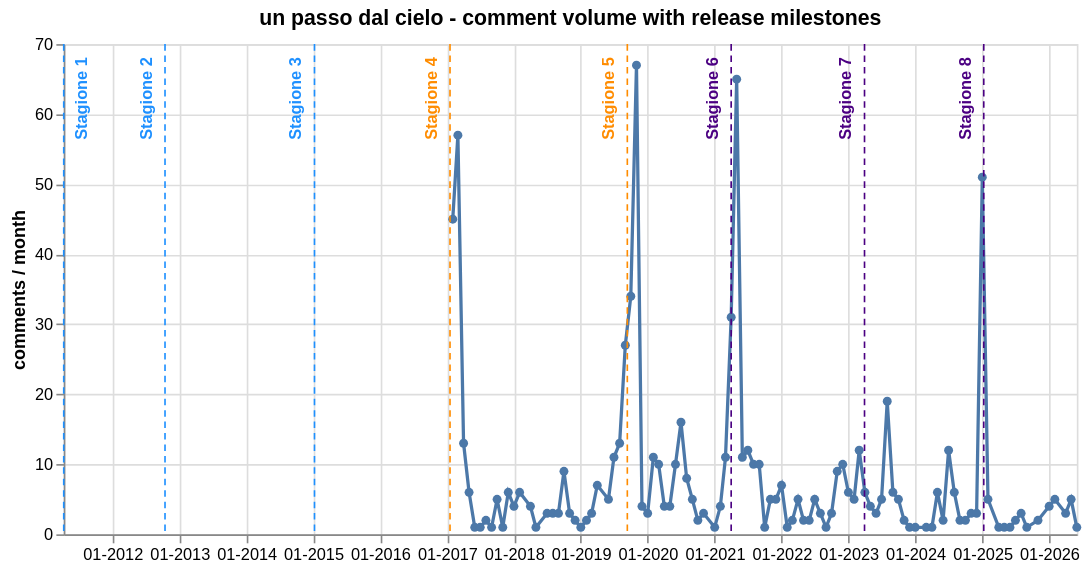

Write the Vega-Lite specification saved for this chart.
### Vega-Lite specification from a JSON file in a GitHub repository (floating-point values rounded to 4 significant figures)
{"$schema": "https://vega.github.io/schema/vega-lite/v6.1.0.json", "config": {"view": {"continuousHeight": 300, "continuousWidth": 300}}, "datasets": {"data-0560007669a193dd96a4bdd75903b4f9": [{"date": "2017-02-01T00:00:00", "month": "2017-02", "months_from_release": 70.0, "n_comments": 45, "n_detected": 3, "n_ref_lex": 1, "produzione": "un passo dal cielo", "ref_rate_detected": 0.06667, "ref_rate_lex": 0.02222, "sim_mean": 0.7874, "tipo": "serie_ita"}, {"date": "2017-03-01T00:00:00", "month": "2017-03", "months_from_release": 71.0, "n_comments": 57, "n_detected": 6, "n_ref_lex": 3, "produzione": "un passo dal cielo", "ref_rate_detected": 0.1053, "ref_rate_lex": 0.05263, "sim_mean": 0.7866, "tipo": "serie_ita"}, {"date": "2017-04-01T00:00:00", "month": "2017-04", "months_from_release": 72.0, "n_comments": 13, "n_detected": 1, "n_ref_lex": 1, "produzione": "un passo dal cielo", "ref_rate_detected": 0.07692, "ref_rate_lex": 0.07692, "sim_mean": 0.789, "tipo": "serie_ita"}, {"date": "2017-05-01T00:00:00", "month": "2017-05", "months_from_release": 73.0, "n_comments": 6, "n_detected": 0, "n_ref_lex": 1, "produzione": "un passo dal cielo", "ref_rate_detected": 0.0, "ref_rate_lex": 0.1667, "sim_mean": 0.7848, "tipo": "serie_ita"}, {"date": "2017-06-01T00:00:00", "month": "2017-06", "months_from_release": 74.0, "n_comments": 1, "n_detected": 0, "n_ref_lex": 0, "produzione": "un passo dal cielo", "ref_rate_detected": 0.0, "ref_rate_lex": 0.0, "sim_mean": 0.7793, "tipo": "serie_ita"}, {"date": "2017-07-01T00:00:00", "month": "2017-07", "months_from_release": 75.0, "n_comments": 1, "n_detected": 0, "n_ref_lex": 0, "produzione": "un passo dal cielo", "ref_rate_detected": 0.0, "ref_rate_lex": 0.0, "sim_mean": 0.7914, "tipo": "serie_ita"}, {"date": "2017-08-01T00:00:00", "month": "2017-08", "months_from_release": 76.0, "n_comments": 2, "n_detected": 1, "n_ref_lex": 1, "produzione": "un passo dal cielo", "ref_rate_detected": 0.5, "ref_rate_lex": 0.5, "sim_mean": 0.7986, "tipo": "serie_ita"}, {"date": "2017-09-01T00:00:00", "month": "2017-09", "months_from_release": 77.0, "n_comments": 1, "n_detected": 0, "n_ref_lex": 0, "produzione": "un passo dal cielo", "ref_rate_detected": 0.0, "ref_rate_lex": 0.0, "sim_mean": 0.7751, "tipo": "serie_ita"}, {"date": "2017-10-01T00:00:00", "month": "2017-10", "months_from_release": 78.0, "n_comments": 5, "n_detected": 1, "n_ref_lex": 0, "produzione": "un passo dal cielo", "ref_rate_detected": 0.2, "ref_rate_lex": 0.0, "sim_mean": 0.7875, "tipo": "serie_ita"}, {"date": "2017-11-01T00:00:00", "month": "2017-11", "months_from_release": 79.0, "n_comments": 1, "n_detected": 0, "n_ref_lex": 0, "produzione": "un passo dal cielo", "ref_rate_detected": 0.0, "ref_rate_lex": 0.0, "sim_mean": 0.7894, "tipo": "serie_ita"}, {"date": "2017-12-01T00:00:00", "month": "2017-12", "months_from_release": 80.0, "n_comments": 6, "n_detected": 0, "n_ref_lex": 0, "produzione": "un passo dal cielo", "ref_rate_detected": 0.0, "ref_rate_lex": 0.0, "sim_mean": 0.7741, "tipo": "serie_ita"}, {"date": "2018-01-01T00:00:00", "month": "2018-01", "months_from_release": 81.0, "n_comments": 4, "n_detected": 0, "n_ref_lex": 0, "produzione": "un passo dal cielo", "ref_rate_detected": 0.0, "ref_rate_lex": 0.0, "sim_mean": 0.7834, "tipo": "serie_ita"}, {"date": "2018-02-01T00:00:00", "month": "2018-02", "months_from_release": 82.0, "n_comments": 6, "n_detected": 1, "n_ref_lex": 0, "produzione": "un passo dal cielo", "ref_rate_detected": 0.1667, "ref_rate_lex": 0.0, "sim_mean": 0.7903, "tipo": "serie_ita"}, {"date": "2018-04-01T00:00:00", "month": "2018-04", "months_from_release": 84.0, "n_comments": 4, "n_detected": 0, "n_ref_lex": 0, "produzione": "un passo dal cielo", "ref_rate_detected": 0.0, "ref_rate_lex": 0.0, "sim_mean": 0.7733, "tipo": "serie_ita"}, {"date": "2018-05-01T00:00:00", "month": "2018-05", "months_from_release": 85.0, "n_comments": 1, "n_detected": 0, "n_ref_lex": 0, "produzione": "un passo dal cielo", "ref_rate_detected": 0.0, "ref_rate_lex": 0.0, "sim_mean": 0.7873, "tipo": "serie_ita"}, {"date": "2018-07-01T00:00:00", "month": "2018-07", "months_from_release": 87.0, "n_comments": 3, "n_detected": 0, "n_ref_lex": 0, "produzione": "un passo dal cielo", "ref_rate_detected": 0.0, "ref_rate_lex": 0.0, "sim_mean": 0.7835, "tipo": "serie_ita"}, {"date": "2018-08-01T00:00:00", "month": "2018-08", "months_from_release": 88.0, "n_comments": 3, "n_detected": 2, "n_ref_lex": 0, "produzione": "un passo dal cielo", "ref_rate_detected": 0.6667, "ref_rate_lex": 0.0, "sim_mean": 0.8035, "tipo": "serie_ita"}, {"date": "2018-09-01T00:00:00", "month": "2018-09", "months_from_release": 89.0, "n_comments": 3, "n_detected": 0, "n_ref_lex": 0, "produzione": "un passo dal cielo", "ref_rate_detected": 0.0, "ref_rate_lex": 0.0, "sim_mean": 0.7833, "tipo": "serie_ita"}, {"date": "2018-10-01T00:00:00", "month": "2018-10", "months_from_release": 90.0, "n_comments": 9, "n_detected": 2, "n_ref_lex": 2, "produzione": "un passo dal cielo", "ref_rate_detected": 0.2222, "ref_rate_lex": 0.2222, "sim_mean": 0.786, "tipo": "serie_ita"}, {"date": "2018-11-01T00:00:00", "month": "2018-11", "months_from_release": 91.0, "n_comments": 3, "n_detected": 0, "n_ref_lex": 0, "produzione": "un passo dal cielo", "ref_rate_detected": 0.0, "ref_rate_lex": 0.0, "sim_mean": 0.7844, "tipo": "serie_ita"}, {"date": "2018-12-01T00:00:00", "month": "2018-12", "months_from_release": 92.0, "n_comments": 2, "n_detected": 0, "n_ref_lex": 0, "produzione": "un passo dal cielo", "ref_rate_detected": 0.0, "ref_rate_lex": 0.0, "sim_mean": 0.7886, "tipo": "serie_ita"}, {"date": "2019-01-01T00:00:00", "month": "2019-01", "months_from_release": 93.0, "n_comments": 1, "n_detected": 0, "n_ref_lex": 0, "produzione": "un passo dal cielo", "ref_rate_detected": 0.0, "ref_rate_lex": 0.0, "sim_mean": 0.797, "tipo": "serie_ita"}, {"date": "2019-02-01T00:00:00", "month": "2019-02", "months_from_release": 94.0, "n_comments": 2, "n_detected": 0, "n_ref_lex": 0, "produzione": "un passo dal cielo", "ref_rate_detected": 0.0, "ref_rate_lex": 0.0, "sim_mean": 0.7788, "tipo": "serie_ita"}, {"date": "2019-03-01T00:00:00", "month": "2019-03", "months_from_release": 95.0, "n_comments": 3, "n_detected": 0, "n_ref_lex": 1, "produzione": "un passo dal cielo", "ref_rate_detected": 0.0, "ref_rate_lex": 0.3333, "sim_mean": 0.7803, "tipo": "serie_ita"}, {"date": "2019-04-01T00:00:00", "month": "2019-04", "months_from_release": 96.0, "n_comments": 7, "n_detected": 0, "n_ref_lex": 0, "produzione": "un passo dal cielo", "ref_rate_detected": 0.0, "ref_rate_lex": 0.0, "sim_mean": 0.7837, "tipo": "serie_ita"}, {"date": "2019-06-01T00:00:00", "month": "2019-06", "months_from_release": 98.0, "n_comments": 5, "n_detected": 1, "n_ref_lex": 1, "produzione": "un passo dal cielo", "ref_rate_detected": 0.2, "ref_rate_lex": 0.2, "sim_mean": 0.7943, "tipo": "serie_ita"}, {"date": "2019-07-01T00:00:00", "month": "2019-07", "months_from_release": 99.0, "n_comments": 11, "n_detected": 1, "n_ref_lex": 1, "produzione": "un passo dal cielo", "ref_rate_detected": 0.09091, "ref_rate_lex": 0.09091, "sim_mean": 0.7872, "tipo": "serie_ita"}, {"date": "2019-08-01T00:00:00", "month": "2019-08", "months_from_release": 100.0, "n_comments": 13, "n_detected": 1, "n_ref_lex": 2, "produzione": "un passo dal cielo", "ref_rate_detected": 0.07692, "ref_rate_lex": 0.1538, "sim_mean": 0.7864, "tipo": "serie_ita"}, {"date": "2019-09-01T00:00:00", "month": "2019-09", "months_from_release": 101.0, "n_comments": 27, "n_detected": 2, "n_ref_lex": 1, "produzione": "un passo dal cielo", "ref_rate_detected": 0.07407, "ref_rate_lex": 0.03704, "sim_mean": 0.7814, "tipo": "serie_ita"}, {"date": "2019-10-01T00:00:00", "month": "2019-10", "months_from_release": 102.0, "n_comments": 34, "n_detected": 5, "n_ref_lex": 3, "produzione": "un passo dal cielo", "ref_rate_detected": 0.1471, "ref_rate_lex": 0.08824, "sim_mean": 0.7872, "tipo": "serie_ita"}, {"date": "2019-11-01T00:00:00", "month": "2019-11", "months_from_release": 103.0, "n_comments": 67, "n_detected": 4, "n_ref_lex": 4, "produzione": "un passo dal cielo", "ref_rate_detected": 0.0597, "ref_rate_lex": 0.0597, "sim_mean": 0.7844, "tipo": "serie_ita"}, {"date": "2019-12-01T00:00:00", "month": "2019-12", "months_from_release": 104.0, "n_comments": 4, "n_detected": 0, "n_ref_lex": 0, "produzione": "un passo dal cielo", "ref_rate_detected": 0.0, "ref_rate_lex": 0.0, "sim_mean": 0.7853, "tipo": "serie_ita"}, {"date": "2020-01-01T00:00:00", "month": "2020-01", "months_from_release": 105.0, "n_comments": 3, "n_detected": 0, "n_ref_lex": 0, "produzione": "un passo dal cielo", "ref_rate_detected": 0.0, "ref_rate_lex": 0.0, "sim_mean": 0.7915, "tipo": "serie_ita"}, {"date": "2020-02-01T00:00:00", "month": "2020-02", "months_from_release": 106.0, "n_comments": 11, "n_detected": 0, "n_ref_lex": 1, "produzione": "un passo dal cielo", "ref_rate_detected": 0.0, "ref_rate_lex": 0.09091, "sim_mean": 0.7867, "tipo": "serie_ita"}, {"date": "2020-03-01T00:00:00", "month": "2020-03", "months_from_release": 107.0, "n_comments": 10, "n_detected": 3, "n_ref_lex": 3, "produzione": "un passo dal cielo", "ref_rate_detected": 0.3, "ref_rate_lex": 0.3, "sim_mean": 0.7912, "tipo": "serie_ita"}, {"date": "2020-04-01T00:00:00", "month": "2020-04", "months_from_release": 108.0, "n_comments": 4, "n_detected": 2, "n_ref_lex": 2, "produzione": "un passo dal cielo", "ref_rate_detected": 0.5, "ref_rate_lex": 0.5, "sim_mean": 0.8012, "tipo": "serie_ita"}, {"date": "2020-05-01T00:00:00", "month": "2020-05", "months_from_release": 109.0, "n_comments": 4, "n_detected": 0, "n_ref_lex": 0, "produzione": "un passo dal cielo", "ref_rate_detected": 0.0, "ref_rate_lex": 0.0, "sim_mean": 0.785, "tipo": "serie_ita"}, {"date": "2020-06-01T00:00:00", "month": "2020-06", "months_from_release": 110.0, "n_comments": 10, "n_detected": 0, "n_ref_lex": 0, "produzione": "un passo dal cielo", "ref_rate_detected": 0.0, "ref_rate_lex": 0.0, "sim_mean": 0.7879, "tipo": "serie_ita"}, {"date": "2020-07-01T00:00:00", "month": "2020-07", "months_from_release": 111.0, "n_comments": 16, "n_detected": 1, "n_ref_lex": 0, "produzione": "un passo dal cielo", "ref_rate_detected": 0.0625, "ref_rate_lex": 0.0, "sim_mean": 0.7859, "tipo": "serie_ita"}, {"date": "2020-08-01T00:00:00", "month": "2020-08", "months_from_release": 112.0, "n_comments": 8, "n_detected": 0, "n_ref_lex": 1, "produzione": "un passo dal cielo", "ref_rate_detected": 0.0, "ref_rate_lex": 0.125, "sim_mean": 0.7812, "tipo": "serie_ita"}, {"date": "2020-09-01T00:00:00", "month": "2020-09", "months_from_release": 113.0, "n_comments": 5, "n_detected": 1, "n_ref_lex": 0, "produzione": "un passo dal cielo", "ref_rate_detected": 0.2, "ref_rate_lex": 0.0, "sim_mean": 0.7787, "tipo": "serie_ita"}, {"date": "2020-10-01T00:00:00", "month": "2020-10", "months_from_release": 114.0, "n_comments": 2, "n_detected": 0, "n_ref_lex": 0, "produzione": "un passo dal cielo", "ref_rate_detected": 0.0, "ref_rate_lex": 0.0, "sim_mean": 0.7978, "tipo": "serie_ita"}, {"date": "2020-11-01T00:00:00", "month": "2020-11", "months_from_release": 115.0, "n_comments": 3, "n_detected": 0, "n_ref_lex": 0, "produzione": "un passo dal cielo", "ref_rate_detected": 0.0, "ref_rate_lex": 0.0, "sim_mean": 0.792, "tipo": "serie_ita"}, {"date": "2021-01-01T00:00:00", "month": "2021-01", "months_from_release": 117.0, "n_comments": 1, "n_detected": 0, "n_ref_lex": 0, "produzione": "un passo dal cielo", "ref_rate_detected": 0.0, "ref_rate_lex": 0.0, "sim_mean": 0.7769, "tipo": "serie_ita"}, {"date": "2021-02-01T00:00:00", "month": "2021-02", "months_from_release": 118.0, "n_comments": 4, "n_detected": 1, "n_ref_lex": 0, "produzione": "un passo dal cielo", "ref_rate_detected": 0.25, "ref_rate_lex": 0.0, "sim_mean": 0.7851, "tipo": "serie_ita"}, {"date": "2021-03-01T00:00:00", "month": "2021-03", "months_from_release": 119.0, "n_comments": 11, "n_detected": 0, "n_ref_lex": 1, "produzione": "un passo dal cielo", "ref_rate_detected": 0.0, "ref_rate_lex": 0.09091, "sim_mean": 0.7852, "tipo": "serie_ita"}, {"date": "2021-04-01T00:00:00", "month": "2021-04", "months_from_release": 120.0, "n_comments": 31, "n_detected": 3, "n_ref_lex": 3, "produzione": "un passo dal cielo", "ref_rate_detected": 0.09677, "ref_rate_lex": 0.09677, "sim_mean": 0.7875, "tipo": "serie_ita"}, {"date": "2021-05-01T00:00:00", "month": "2021-05", "months_from_release": 121.0, "n_comments": 65, "n_detected": 1, "n_ref_lex": 0, "produzione": "un passo dal cielo", "ref_rate_detected": 0.01538, "ref_rate_lex": 0.0, "sim_mean": 0.7831, "tipo": "serie_ita"}, {"date": "2021-06-01T00:00:00", "month": "2021-06", "months_from_release": 122.0, "n_comments": 11, "n_detected": 1, "n_ref_lex": 1, "produzione": "un passo dal cielo", "ref_rate_detected": 0.09091, "ref_rate_lex": 0.09091, "sim_mean": 0.7832, "tipo": "serie_ita"}, {"date": "2021-07-01T00:00:00", "month": "2021-07", "months_from_release": 123.0, "n_comments": 12, "n_detected": 2, "n_ref_lex": 0, "produzione": "un passo dal cielo", "ref_rate_detected": 0.1667, "ref_rate_lex": 0.0, "sim_mean": 0.7881, "tipo": "serie_ita"}, {"date": "2021-08-01T00:00:00", "month": "2021-08", "months_from_release": 124.0, "n_comments": 10, "n_detected": 2, "n_ref_lex": 0, "produzione": "un passo dal cielo", "ref_rate_detected": 0.2, "ref_rate_lex": 0.0, "sim_mean": 0.7882, "tipo": "serie_ita"}, {"date": "2021-09-01T00:00:00", "month": "2021-09", "months_from_release": 125.0, "n_comments": 10, "n_detected": 0, "n_ref_lex": 1, "produzione": "un passo dal cielo", "ref_rate_detected": 0.0, "ref_rate_lex": 0.1, "sim_mean": 0.7812, "tipo": "serie_ita"}, {"date": "2021-10-01T00:00:00", "month": "2021-10", "months_from_release": 126.0, "n_comments": 1, "n_detected": 0, "n_ref_lex": 0, "produzione": "un passo dal cielo", "ref_rate_detected": 0.0, "ref_rate_lex": 0.0, "sim_mean": 0.7828, "tipo": "serie_ita"}, {"date": "2021-11-01T00:00:00", "month": "2021-11", "months_from_release": 127.0, "n_comments": 5, "n_detected": 0, "n_ref_lex": 1, "produzione": "un passo dal cielo", "ref_rate_detected": 0.0, "ref_rate_lex": 0.2, "sim_mean": 0.7886, "tipo": "serie_ita"}, {"date": "2021-12-01T00:00:00", "month": "2021-12", "months_from_release": 128.0, "n_comments": 5, "n_detected": 1, "n_ref_lex": 1, "produzione": "un passo dal cielo", "ref_rate_detected": 0.2, "ref_rate_lex": 0.2, "sim_mean": 0.7752, "tipo": "serie_ita"}, {"date": "2022-01-01T00:00:00", "month": "2022-01", "months_from_release": 129.0, "n_comments": 7, "n_detected": 0, "n_ref_lex": 0, "produzione": "un passo dal cielo", "ref_rate_detected": 0.0, "ref_rate_lex": 0.0, "sim_mean": 0.7701, "tipo": "serie_ita"}, {"date": "2022-02-01T00:00:00", "month": "2022-02", "months_from_release": 130.0, "n_comments": 1, "n_detected": 1, "n_ref_lex": 0, "produzione": "un passo dal cielo", "ref_rate_detected": 1.0, "ref_rate_lex": 0.0, "sim_mean": 0.8013, "tipo": "serie_ita"}, {"date": "2022-03-01T00:00:00", "month": "2022-03", "months_from_release": 131.0, "n_comments": 2, "n_detected": 0, "n_ref_lex": 0, "produzione": "un passo dal cielo", "ref_rate_detected": 0.0, "ref_rate_lex": 0.0, "sim_mean": 0.7766, "tipo": "serie_ita"}, {"date": "2022-04-01T00:00:00", "month": "2022-04", "months_from_release": 132.0, "n_comments": 5, "n_detected": 0, "n_ref_lex": 1, "produzione": "un passo dal cielo", "ref_rate_detected": 0.0, "ref_rate_lex": 0.2, "sim_mean": 0.7693, "tipo": "serie_ita"}, {"date": "2022-05-01T00:00:00", "month": "2022-05", "months_from_release": 133.0, "n_comments": 2, "n_detected": 0, "n_ref_lex": 0, "produzione": "un passo dal cielo", "ref_rate_detected": 0.0, "ref_rate_lex": 0.0, "sim_mean": 0.7932, "tipo": "serie_ita"}, {"date": "2022-06-01T00:00:00", "month": "2022-06", "months_from_release": 134.0, "n_comments": 2, "n_detected": 1, "n_ref_lex": 0, "produzione": "un passo dal cielo", "ref_rate_detected": 0.5, "ref_rate_lex": 0.0, "sim_mean": 0.7916, "tipo": "serie_ita"}, {"date": "2022-07-01T00:00:00", "month": "2022-07", "months_from_release": 135.0, "n_comments": 5, "n_detected": 2, "n_ref_lex": 0, "produzione": "un passo dal cielo", "ref_rate_detected": 0.4, "ref_rate_lex": 0.0, "sim_mean": 0.7966, "tipo": "serie_ita"}, {"date": "2022-08-01T00:00:00", "month": "2022-08", "months_from_release": 136.0, "n_comments": 3, "n_detected": 1, "n_ref_lex": 0, "produzione": "un passo dal cielo", "ref_rate_detected": 0.3333, "ref_rate_lex": 0.0, "sim_mean": 0.7909, "tipo": "serie_ita"}, {"date": "2022-09-01T00:00:00", "month": "2022-09", "months_from_release": 137.0, "n_comments": 1, "n_detected": 0, "n_ref_lex": 0, "produzione": "un passo dal cielo", "ref_rate_detected": 0.0, "ref_rate_lex": 0.0, "sim_mean": 0.7929, "tipo": "serie_ita"}, {"date": "2022-10-01T00:00:00", "month": "2022-10", "months_from_release": 138.0, "n_comments": 3, "n_detected": 0, "n_ref_lex": 0, "produzione": "un passo dal cielo", "ref_rate_detected": 0.0, "ref_rate_lex": 0.0, "sim_mean": 0.7719, "tipo": "serie_ita"}, {"date": "2022-11-01T00:00:00", "month": "2022-11", "months_from_release": 139.0, "n_comments": 9, "n_detected": 0, "n_ref_lex": 0, "produzione": "un passo dal cielo", "ref_rate_detected": 0.0, "ref_rate_lex": 0.0, "sim_mean": 0.7891, "tipo": "serie_ita"}, {"date": "2022-12-01T00:00:00", "month": "2022-12", "months_from_release": 140.0, "n_comments": 10, "n_detected": 1, "n_ref_lex": 0, "produzione": "un passo dal cielo", "ref_rate_detected": 0.1, "ref_rate_lex": 0.0, "sim_mean": 0.7893, "tipo": "serie_ita"}, {"date": "2023-01-01T00:00:00", "month": "2023-01", "months_from_release": 141.0, "n_comments": 6, "n_detected": 3, "n_ref_lex": 1, "produzione": "un passo dal cielo", "ref_rate_detected": 0.5, "ref_rate_lex": 0.1667, "sim_mean": 0.7977, "tipo": "serie_ita"}, {"date": "2023-02-01T00:00:00", "month": "2023-02", "months_from_release": 142.0, "n_comments": 5, "n_detected": 0, "n_ref_lex": 0, "produzione": "un passo dal cielo", "ref_rate_detected": 0.0, "ref_rate_lex": 0.0, "sim_mean": 0.7876, "tipo": "serie_ita"}, {"date": "2023-03-01T00:00:00", "month": "2023-03", "months_from_release": 143.0, "n_comments": 12, "n_detected": 1, "n_ref_lex": 1, "produzione": "un passo dal cielo", "ref_rate_detected": 0.08333, "ref_rate_lex": 0.08333, "sim_mean": 0.782, "tipo": "serie_ita"}, {"date": "2023-04-01T00:00:00", "month": "2023-04", "months_from_release": 144.0, "n_comments": 6, "n_detected": 2, "n_ref_lex": 1, "produzione": "un passo dal cielo", "ref_rate_detected": 0.3333, "ref_rate_lex": 0.1667, "sim_mean": 0.7957, "tipo": "serie_ita"}, {"date": "2023-05-01T00:00:00", "month": "2023-05", "months_from_release": 145.0, "n_comments": 4, "n_detected": 0, "n_ref_lex": 0, "produzione": "un passo dal cielo", "ref_rate_detected": 0.0, "ref_rate_lex": 0.0, "sim_mean": 0.788, "tipo": "serie_ita"}, {"date": "2023-06-01T00:00:00", "month": "2023-06", "months_from_release": 146.0, "n_comments": 3, "n_detected": 1, "n_ref_lex": 0, "produzione": "un passo dal cielo", "ref_rate_detected": 0.3333, "ref_rate_lex": 0.0, "sim_mean": 0.7972, "tipo": "serie_ita"}, {"date": "2023-07-01T00:00:00", "month": "2023-07", "months_from_release": 147.0, "n_comments": 5, "n_detected": 0, "n_ref_lex": 1, "produzione": "un passo dal cielo", "ref_rate_detected": 0.0, "ref_rate_lex": 0.2, "sim_mean": 0.787, "tipo": "serie_ita"}, {"date": "2023-08-01T00:00:00", "month": "2023-08", "months_from_release": 148.0, "n_comments": 19, "n_detected": 6, "n_ref_lex": 5, "produzione": "un passo dal cielo", "ref_rate_detected": 0.3158, "ref_rate_lex": 0.2632, "sim_mean": 0.7907, "tipo": "serie_ita"}, {"date": "2023-09-01T00:00:00", "month": "2023-09", "months_from_release": 149.0, "n_comments": 6, "n_detected": 2, "n_ref_lex": 2, "produzione": "un passo dal cielo", "ref_rate_detected": 0.3333, "ref_rate_lex": 0.3333, "sim_mean": 0.8025, "tipo": "serie_ita"}, {"date": "2023-10-01T00:00:00", "month": "2023-10", "months_from_release": 150.0, "n_comments": 5, "n_detected": 0, "n_ref_lex": 0, "produzione": "un passo dal cielo", "ref_rate_detected": 0.0, "ref_rate_lex": 0.0, "sim_mean": 0.7762, "tipo": "serie_ita"}, {"date": "2023-11-01T00:00:00", "month": "2023-11", "months_from_release": 151.0, "n_comments": 2, "n_detected": 0, "n_ref_lex": 0, "produzione": "un passo dal cielo", "ref_rate_detected": 0.0, "ref_rate_lex": 0.0, "sim_mean": 0.7845, "tipo": "serie_ita"}, {"date": "2023-12-01T00:00:00", "month": "2023-12", "months_from_release": 152.0, "n_comments": 1, "n_detected": 1, "n_ref_lex": 0, "produzione": "un passo dal cielo", "ref_rate_detected": 1.0, "ref_rate_lex": 0.0, "sim_mean": 0.8074, "tipo": "serie_ita"}, {"date": "2024-01-01T00:00:00", "month": "2024-01", "months_from_release": 153.0, "n_comments": 1, "n_detected": 1, "n_ref_lex": 1, "produzione": "un passo dal cielo", "ref_rate_detected": 1.0, "ref_rate_lex": 1.0, "sim_mean": 0.8109, "tipo": "serie_ita"}, {"date": "2024-03-01T00:00:00", "month": "2024-03", "months_from_release": 155.0, "n_comments": 1, "n_detected": 0, "n_ref_lex": 1, "produzione": "un passo dal cielo", "ref_rate_detected": 0.0, "ref_rate_lex": 1.0, "sim_mean": 0.7806, "tipo": "serie_ita"}, {"date": "2024-04-01T00:00:00", "month": "2024-04", "months_from_release": 156.0, "n_comments": 1, "n_detected": 1, "n_ref_lex": 1, "produzione": "un passo dal cielo", "ref_rate_detected": 1.0, "ref_rate_lex": 1.0, "sim_mean": 0.8368, "tipo": "serie_ita"}, {"date": "2024-05-01T00:00:00", "month": "2024-05", "months_from_release": 157.0, "n_comments": 6, "n_detected": 1, "n_ref_lex": 0, "produzione": "un passo dal cielo", "ref_rate_detected": 0.1667, "ref_rate_lex": 0.0, "sim_mean": 0.7867, "tipo": "serie_ita"}, {"date": "2024-06-01T00:00:00", "month": "2024-06", "months_from_release": 158.0, "n_comments": 2, "n_detected": 1, "n_ref_lex": 0, "produzione": "un passo dal cielo", "ref_rate_detected": 0.5, "ref_rate_lex": 0.0, "sim_mean": 0.7867, "tipo": "serie_ita"}, {"date": "2024-07-01T00:00:00", "month": "2024-07", "months_from_release": 159.0, "n_comments": 12, "n_detected": 2, "n_ref_lex": 2, "produzione": "un passo dal cielo", "ref_rate_detected": 0.1667, "ref_rate_lex": 0.1667, "sim_mean": 0.7924, "tipo": "serie_ita"}, {"date": "2024-08-01T00:00:00", "month": "2024-08", "months_from_release": 160.0, "n_comments": 6, "n_detected": 0, "n_ref_lex": 0, "produzione": "un passo dal cielo", "ref_rate_detected": 0.0, "ref_rate_lex": 0.0, "sim_mean": 0.7827, "tipo": "serie_ita"}, {"date": "2024-09-01T00:00:00", "month": "2024-09", "months_from_release": 161.0, "n_comments": 2, "n_detected": 1, "n_ref_lex": 1, "produzione": "un passo dal cielo", "ref_rate_detected": 0.5, "ref_rate_lex": 0.5, "sim_mean": 0.8028, "tipo": "serie_ita"}, {"date": "2024-10-01T00:00:00", "month": "2024-10", "months_from_release": 162.0, "n_comments": 2, "n_detected": 1, "n_ref_lex": 0, "produzione": "un passo dal cielo", "ref_rate_detected": 0.5, "ref_rate_lex": 0.0, "sim_mean": 0.805, "tipo": "serie_ita"}, {"date": "2024-11-01T00:00:00", "month": "2024-11", "months_from_release": 163.0, "n_comments": 3, "n_detected": 0, "n_ref_lex": 0, "produzione": "un passo dal cielo", "ref_rate_detected": 0.0, "ref_rate_lex": 0.0, "sim_mean": 0.7788, "tipo": "serie_ita"}, {"date": "2024-12-01T00:00:00", "month": "2024-12", "months_from_release": 164.0, "n_comments": 3, "n_detected": 1, "n_ref_lex": 0, "produzione": "un passo dal cielo", "ref_rate_detected": 0.3333, "ref_rate_lex": 0.0, "sim_mean": 0.7842, "tipo": "serie_ita"}, {"date": "2025-01-01T00:00:00", "month": "2025-01", "months_from_release": 165.0, "n_comments": 51, "n_detected": 5, "n_ref_lex": 4, "produzione": "un passo dal cielo", "ref_rate_detected": 0.09804, "ref_rate_lex": 0.07843, "sim_mean": 0.784, "tipo": "serie_ita"}, {"date": "2025-02-01T00:00:00", "month": "2025-02", "months_from_release": 166.0, "n_comments": 5, "n_detected": 0, "n_ref_lex": 0, "produzione": "un passo dal cielo", "ref_rate_detected": 0.0, "ref_rate_lex": 0.0, "sim_mean": 0.7866, "tipo": "serie_ita"}, {"date": "2025-04-01T00:00:00", "month": "2025-04", "months_from_release": 168.0, "n_comments": 1, "n_detected": 0, "n_ref_lex": 0, "produzione": "un passo dal cielo", "ref_rate_detected": 0.0, "ref_rate_lex": 0.0, "sim_mean": 0.7868, "tipo": "serie_ita"}, {"date": "2025-05-01T00:00:00", "month": "2025-05", "months_from_release": 169.0, "n_comments": 1, "n_detected": 1, "n_ref_lex": 0, "produzione": "un passo dal cielo", "ref_rate_detected": 1.0, "ref_rate_lex": 0.0, "sim_mean": 0.8056, "tipo": "serie_ita"}, {"date": "2025-06-01T00:00:00", "month": "2025-06", "months_from_release": 170.0, "n_comments": 1, "n_detected": 0, "n_ref_lex": 0, "produzione": "un passo dal cielo", "ref_rate_detected": 0.0, "ref_rate_lex": 0.0, "sim_mean": 0.768, "tipo": "serie_ita"}, {"date": "2025-07-01T00:00:00", "month": "2025-07", "months_from_release": 171.0, "n_comments": 2, "n_detected": 0, "n_ref_lex": 2, "produzione": "un passo dal cielo", "ref_rate_detected": 0.0, "ref_rate_lex": 1.0, "sim_mean": 0.7857, "tipo": "serie_ita"}, {"date": "2025-08-01T00:00:00", "month": "2025-08", "months_from_release": 172.0, "n_comments": 3, "n_detected": 0, "n_ref_lex": 0, "produzione": "un passo dal cielo", "ref_rate_detected": 0.0, "ref_rate_lex": 0.0, "sim_mean": 0.7791, "tipo": "serie_ita"}, {"date": "2025-09-01T00:00:00", "month": "2025-09", "months_from_release": 173.0, "n_comments": 1, "n_detected": 0, "n_ref_lex": 0, "produzione": "un passo dal cielo", "ref_rate_detected": 0.0, "ref_rate_lex": 0.0, "sim_mean": 0.762, "tipo": "serie_ita"}, {"date": "2025-11-01T00:00:00", "month": "2025-11", "months_from_release": 175.0, "n_comments": 2, "n_detected": 0, "n_ref_lex": 0, "produzione": "un passo dal cielo", "ref_rate_detected": 0.0, "ref_rate_lex": 0.0, "sim_mean": 0.7835, "tipo": "serie_ita"}, {"date": "2026-01-01T00:00:00", "month": "2026-01", "months_from_release": 177.0, "n_comments": 4, "n_detected": 0, "n_ref_lex": 0, "produzione": "un passo dal cielo", "ref_rate_detected": 0.0, "ref_rate_lex": 0.0, "sim_mean": 0.7744, "tipo": "serie_ita"}, {"date": "2026-02-01T00:00:00", "month": "2026-02", "months_from_release": 178.0, "n_comments": 5, "n_detected": 1, "n_ref_lex": 0, "produzione": "un passo dal cielo", "ref_rate_detected": 0.2, "ref_rate_lex": 0.0, "sim_mean": 0.7909, "tipo": "serie_ita"}, {"date": "2026-04-01T00:00:00", "month": "2026-04", "months_from_release": 180.0, "n_comments": 3, "n_detected": 1, "n_ref_lex": 0, "produzione": "un passo dal cielo", "ref_rate_detected": 0.3333, "ref_rate_lex": 0.0, "sim_mean": 0.7953, "tipo": "serie_ita"}, {"date": "2026-05-01T00:00:00", "month": "2026-05", "months_from_release": 181.0, "n_comments": 5, "n_detected": 0, "n_ref_lex": 2, "produzione": "un passo dal cielo", "ref_rate_detected": 0.0, "ref_rate_lex": 0.4, "sim_mean": 0.7781, "tipo": "serie_ita"}, {"date": "2026-06-01T00:00:00", "month": "2026-06", "months_from_release": 182.0, "n_comments": 1, "n_detected": 0, "n_ref_lex": 0, "produzione": "un passo dal cielo", "ref_rate_detected": 0.0, "ref_rate_lex": 0.0, "sim_mean": 0.7679, "tipo": "serie_ita"}], "data-d7a4ae2ad529353a6a11f0a9fa495b0a": [{"color": "#1E90FF", "date": "2011-04-10T00:00:00", "name": "Season 1 Premiere - Terence Hill", "produzione": "un passo dal cielo", "series": "Un Passo Dal Cielo 1", "label": "Stagione 1"}, {"color": "#1E90FF", "date": "2012-10-14T00:00:00", "name": "Season 2 Premiere - Terence Hill", "produzione": "un passo dal cielo", "series": "Un Passo Dal Cielo 2", "label": "Stagione 2"}, {"color": "#1E90FF", "date": "2015-01-08T00:00:00", "name": "Season 3 Premiere - Terence Hill Finale", "produzione": "un passo dal cielo", "series": "Un Passo Dal Cielo 3", "label": "Stagione 3"}, {"color": "#FF8C00", "date": "2017-01-17T00:00:00", "name": "Season 4 Premiere - Daniele Liotti Debut", "produzione": "un passo dal cielo", "series": "Un Passo Dal Cielo 4", "label": "Stagione 4"}, {"color": "#FF8C00", "date": "2019-09-12T00:00:00", "name": "Season 5 Premiere - Daniele Liotti", "produzione": "un passo dal cielo", "series": "Un Passo Dal Cielo 5", "label": "Stagione 5"}, {"color": "#4B0082", "date": "2021-04-01T00:00:00", "name": "Season 6 Premiere - I Guardiani (Veneto Shift)", "produzione": "un passo dal cielo", "series": "Un Passo Dal Cielo 6", "label": "Stagione 6"}, {"color": "#4B0082", "date": "2023-03-30T00:00:00", "name": "Season 7 Premiere - Giusy Buscemi Lead", "produzione": "un passo dal cielo", "series": "Un Passo Dal Cielo 7", "label": "Stagione 7"}, {"color": "#4B0082", "date": "2025-01-09T00:00:00", "name": "Season 8 Premiere - Eco & Climate Focus", "produzione": "un passo dal cielo", "series": "Un Passo Dal Cielo 8", "label": "Stagione 8"}]}, "height": 300, "layer": [{"data": {"name": "data-0560007669a193dd96a4bdd75903b4f9"}, "encoding": {"tooltip": [{"field": "date", "format": "%m-%Y", "title": "month", "type": "temporal"}, {"field": "n_comments", "type": "quantitative"}, {"field": "ref_rate_lex", "format": ".2%", "type": "quantitative"}], "x": {"axis": {"format": "%m-%Y"}, "field": "date", "title": null, "type": "temporal"}, "y": {"field": "n_comments", "title": "comments / month", "type": "quantitative"}}, "mark": {"point": true, "type": "line"}}, {"data": {"name": "data-d7a4ae2ad529353a6a11f0a9fa495b0a"}, "encoding": {"color": {"field": "color", "legend": null, "scale": null, "type": "nominal"}, "tooltip": [{"field": "name", "type": "nominal"}, {"field": "date", "format": "%m-%Y", "type": "temporal"}], "x": {"field": "date", "type": "temporal"}}, "mark": {"strokeDash": [4, 3], "type": "rule"}}, {"data": {"name": "data-d7a4ae2ad529353a6a11f0a9fa495b0a"}, "transform": [{"filter": "datum.label !== 'Stagione 1'"}], "mark": {"type": "text", "angle": 270, "align": "right", "baseline": "bottom", "dx": 0, "dy": -6, "fontSize": 10, "fontWeight": "bold"}, "encoding": {"x": {"field": "date", "type": "temporal"}, "y": {"value": 8}, "text": {"field": "label", "type": "nominal"}, "color": {"field": "color", "type": "nominal", "scale": null, "legend": null}}}, {"data": {"name": "data-d7a4ae2ad529353a6a11f0a9fa495b0a"}, "transform": [{"filter": "datum.label === 'Stagione 1'"}], "mark": {"type": "text", "angle": 270, "align": "right", "baseline": "top", "dx": 0, "dy": 6, "fontSize": 10, "fontWeight": "bold"}, "encoding": {"x": {"field": "date", "type": "temporal"}, "y": {"value": 8}, "text": {"field": "label", "type": "nominal"}, "color": {"field": "color", "type": "nominal", "scale": null, "legend": null}}}], "title": "un passo dal cielo - comment volume with release milestones", "width": 620}
